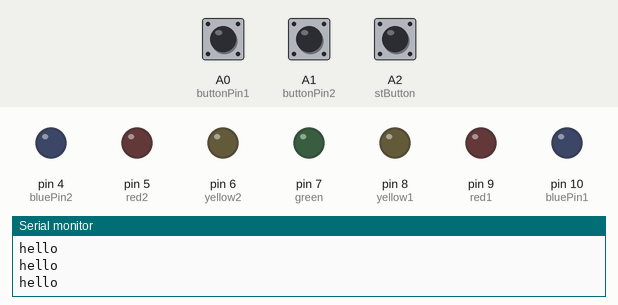
A sketch run on a simulated Arduino Uno, built with avr-gcc and run on an emulated ATmega328P. Parts: output pins drawn as LEDs (lit = HIGH), the last lines printed to the serial monitor. Dashed ring = blinking. The inputs (shaded band) are chosen by the test bench; at power-on: A0 (buttonPin1) HIGH, A2 (stButton) LOW, A1 (buttonPin2) HIGH. Random numbers use the default seed unless the sketch sets one.

Above: at 5.9 s.
6.0 s: A0 (buttonPin1) pulled LOW for 0.15 s
At 6.3 s:
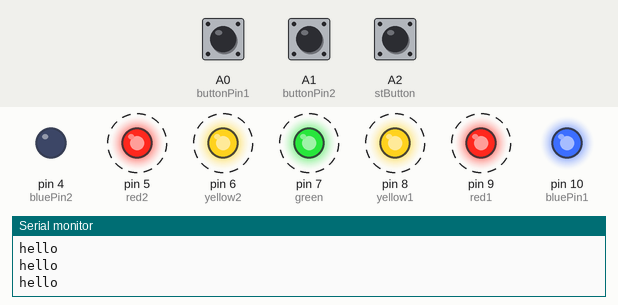
9.0 s: A2 (stButton) pulled HIGH for 3.2 s
At 15.2 s:
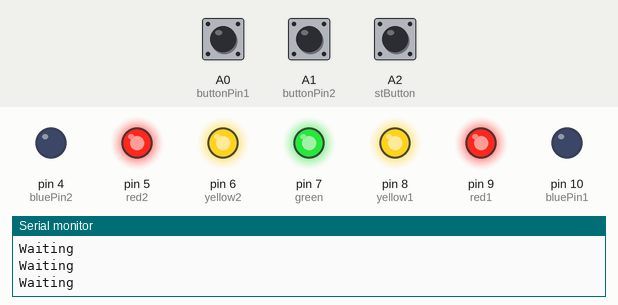
Timing chart, 0 to 19.7 s (numbered marks = the images above; inputs shaded):
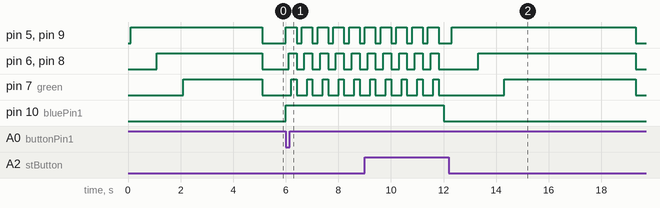

Measured:
- after the input at 6.0 s, pin 5 (red2), pin 9 (red1): alternates HIGH for 0.40 s and LOW for 0.20 s, starting at once; pin 6 (yellow2), pin 8 (yellow1): alternates HIGH for 0.30 s and LOW for 0.30 s, starting after 0.11 s; pin 7 (green): alternates HIGH for 0.20 s and LOW for 0.40 s, starting after 0.21 s; pin 10 (bluePin1): LOW → HIGH at once

The sketch:

reaction_speed_game.ino
```cpp
// Variables
int stButton = A2;
int stVal;

int buttonPin1 = A0;
int player1Val;
int buttonPin2 = A1;
int player2Val;

int bluePin1 = 10;
int bluePin2 = 4;

// led left to right...
int red1 = 9;
int yellow1 = 8;
int green = 7;
int yellow2 = 6;
int red2 = 5;

int wait = 100;
int delayTime = 1000;
int randomVal;

void setup() {
  // put your setup code here, to run once:
  Serial.begin(9600);
  pinMode(stButton, INPUT);

  pinMode(buttonPin1, INPUT);
  pinMode(buttonPin2, INPUT);

  pinMode(bluePin1, OUTPUT);
  pinMode(bluePin2, OUTPUT);

  pinMode(red1, OUTPUT);
  pinMode(yellow1, OUTPUT);
  pinMode(green, OUTPUT);
  pinMode(yellow2, OUTPUT);
  pinMode(red2, OUTPUT);
}

void loop() {
  // put your main code here, to run repeatedly:
  stVal = digitalRead(stButton);
  while(stVal == 1){
    stVal = digitalRead(stButton);
    Serial.println("Waiting");
  }

  randomVal = (random(1, 6)) * 1000;

  delay(wait);
  digitalWrite(red1, HIGH);
  digitalWrite(red2, HIGH);
  digitalWrite(yellow1, LOW);
  digitalWrite(yellow2, LOW);
  digitalWrite(green, LOW);
  delay(delayTime);
  digitalWrite(red1, HIGH);
  digitalWrite(red2, HIGH);
  digitalWrite(yellow1, HIGH);
  digitalWrite(yellow2, HIGH);
  digitalWrite(green, LOW);
  delay(delayTime);
  digitalWrite(red1, HIGH);
  digitalWrite(red2, HIGH);
  digitalWrite(yellow1, HIGH);
  digitalWrite(yellow2, HIGH);
  digitalWrite(green, HIGH);
  delay(randomVal);
  digitalWrite(red1, LOW);
  digitalWrite(red2, LOW);
  digitalWrite(yellow1, LOW);
  digitalWrite(yellow2, LOW);
  digitalWrite(green, LOW);


  player1Val = digitalRead(buttonPin1);
  player2Val = digitalRead(buttonPin2);
  Serial.print("Player1 ");
  Serial.print(player1Val);
  Serial.print(" Player2 ");
  Serial.println(player2Val);

  while (player1Val == 1 && player2Val == 1) {
    player1Val = digitalRead(buttonPin1);
    player2Val = digitalRead(buttonPin2);
    Serial.println("hello");
  }

  if (player1Val == 0) {
    player2Val = 1;
    digitalWrite(bluePin1, HIGH);
    digitalWrite(bluePin2, LOW);
  }
  if (player2Val == 0) {
    player1Val = 1;
    digitalWrite(bluePin1, LOW);
    digitalWrite(bluePin2, HIGH);
  }

  delayMicroseconds(wait);
  for (int i = 1; i <= 10; i += 1) {
    digitalWrite(red1, HIGH);
    digitalWrite(red2, HIGH);
    delay(wait);
    digitalWrite(yellow1, HIGH);
    digitalWrite(yellow2, HIGH);
    delay(wait);
    digitalWrite(green, HIGH);
    delay(wait * 2);
    digitalWrite(red1, LOW);
    digitalWrite(red2, LOW);
    digitalWrite(yellow1, LOW);
    digitalWrite(yellow2, LOW);
    digitalWrite(green, LOW);
    delay(wait * 2);
  }
  delayMicroseconds(wait);
  digitalWrite(bluePin1, LOW);
  digitalWrite(bluePin2, LOW);
  delayMicroseconds(wait);
}
```
